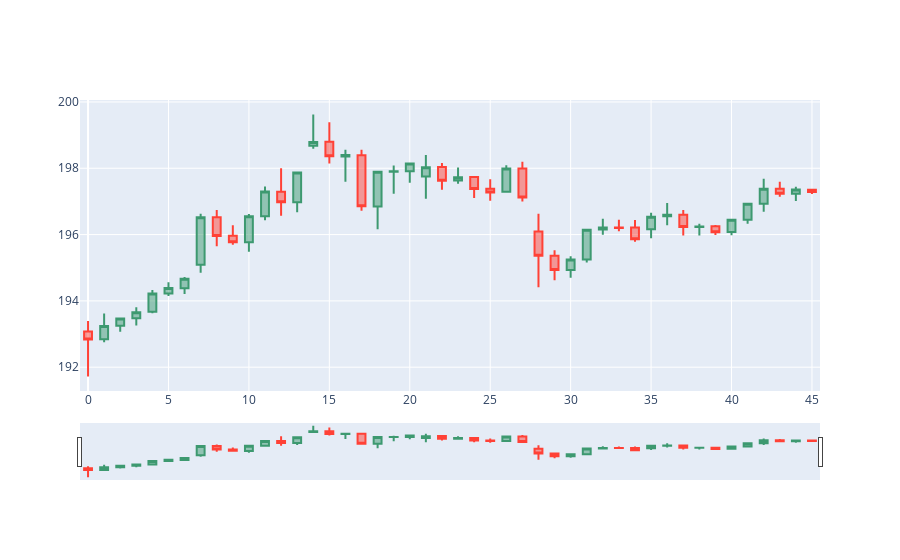

The notebook cell this image was saved under:
### Code cell
ticker = StockTicker('adbe', period="8mo")
df = pd.DataFrame().ta.ticker('AAPL', period="7d", interval="1h")
print(df.shape)
fig = go.Figure(data=[go.Candlestick(
#    x=df['Date'],
    open=df['Open'],
    high=df['High'],
    low=df['Low'],
    close=df['Close']
)])

fig.show()
